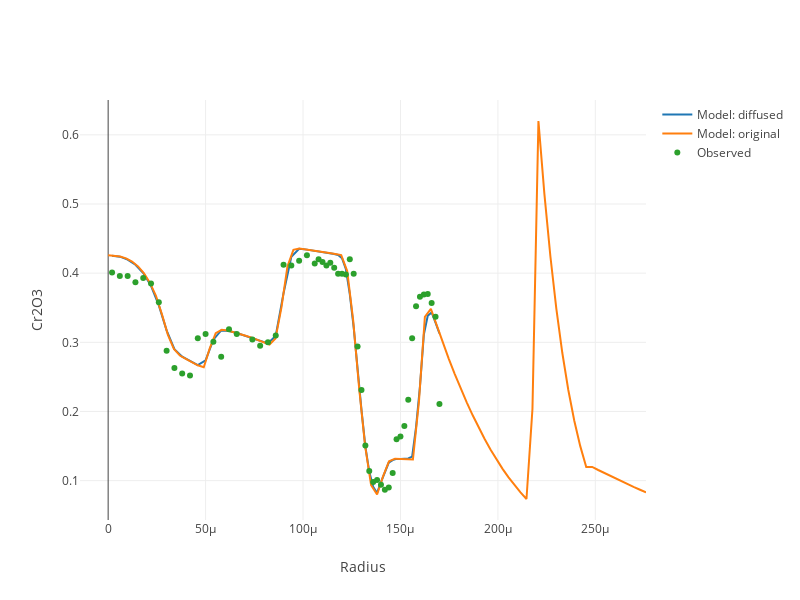

Here is the notebook cell this chart was saved with:
### Code cell
var ndCr2O3 = ndProfiles.Cr2O3.notDiffusedProfile.get()

Plotly([
    {
        x : modeled.x,
        y : modeled.Cr2O3,
        name : "Model: diffused"
    },
    {
        x : ndCr2O3.x,
        y : ndCr2O3.c,
        name : "Model: original"
    },
    {
        x : data.x,
        y : data.Cr2O3,
        mode : "markers",
        name : "Observed"
    }

],{
    width : 800,
    height : 600,
    xaxis : {
        title : "Radius"
    },
    yaxis : {
        title : "Cr2O3"
    }
})
